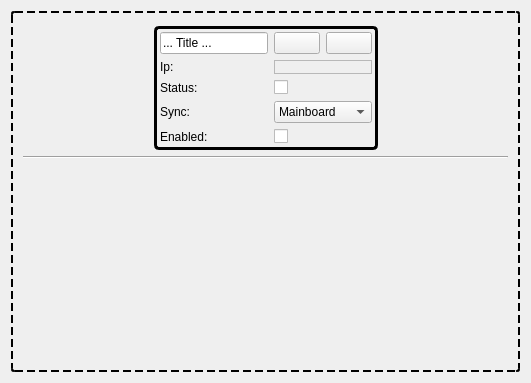
<?xml version="1.0" encoding="UTF-8"?>
<ui version="4.0">
 <class>DeviceSettings</class>
 <widget class="QWidget" name="DeviceSettings">
  <property name="geometry">
   <rect>
    <x>0</x>
    <y>0</y>
    <width>531</width>
    <height>383</height>
   </rect>
  </property>
  <property name="windowTitle">
   <string>Form</string>
  </property>
  <property name="styleSheet">
   <string notr="true">QWidget#widget
{
	border: 3px solid black;
	border-radius: 5;
}

QGroupBox#groupbox
{
	border: 3px solid black;
	border-radius: 5;
}
</string>
  </property>
  <layout class="QGridLayout" name="gridLayout">
   <item row="0" column="0">
    <widget class="QGroupBox" name="groupBox">
     <property name="styleSheet">
      <string notr="true">QGroupBox#groupBox{
	border: 2px dashed black;
	border-radius: 3;
}

</string>
     </property>
     <property name="title">
      <string/>
     </property>
     <property name="alignment">
      <set>Qt::AlignCenter</set>
     </property>
     <property name="flat">
      <bool>false</bool>
     </property>
     <property name="checkable">
      <bool>false</bool>
     </property>
     <layout class="QGridLayout" name="gridLayout_2">
      <item row="0" column="0">
       <spacer name="horizontalSpacer">
        <property name="orientation">
         <enum>Qt::Horizontal</enum>
        </property>
        <property name="sizeHint" stdset="0">
         <size>
          <width>40</width>
          <height>20</height>
         </size>
        </property>
       </spacer>
      </item>
      <item row="0" column="1" colspan="4">
       <widget class="QWidget" name="widget" native="true">
        <property name="styleSheet">
         <string notr="true"/>
        </property>
        <layout class="QVBoxLayout" name="verticalLayout" stretch="0">
         <property name="spacing">
          <number>6</number>
         </property>
         <property name="leftMargin">
          <number>6</number>
         </property>
         <property name="topMargin">
          <number>6</number>
         </property>
         <property name="rightMargin">
          <number>6</number>
         </property>
         <property name="bottomMargin">
          <number>6</number>
         </property>
         <item>
          <layout class="QGridLayout" name="gridLayout_3">
           <item row="0" column="2">
            <widget class="QPushButton" name="pbClose">
             <property name="text">
              <string/>
             </property>
             <property name="icon">
              <iconset resource="../../app/rc.qrc">
               <normaloff>:/images/minus.png</normaloff>:/images/minus.png</iconset>
             </property>
            </widget>
           </item>
           <item row="0" column="0">
            <widget class="QLineEdit" name="leTitle">
             <property name="text">
              <string>... Title ... </string>
             </property>
            </widget>
           </item>
           <item row="3" column="0">
            <widget class="QLabel" name="label_4">
             <property name="text">
              <string>Sync:</string>
             </property>
            </widget>
           </item>
           <item row="2" column="0">
            <widget class="QLabel" name="label">
             <property name="text">
              <string>Status:</string>
             </property>
            </widget>
           </item>
           <item row="4" column="0">
            <widget class="QLabel" name="label_5">
             <property name="text">
              <string>Enabled:</string>
             </property>
            </widget>
           </item>
           <item row="1" column="0">
            <widget class="QLabel" name="label_3">
             <property name="text">
              <string>Ip:</string>
             </property>
            </widget>
           </item>
           <item row="0" column="1">
            <widget class="QPushButton" name="pbAddChannel">
             <property name="text">
              <string/>
             </property>
             <property name="icon">
              <iconset resource="../../app/rc.qrc">
               <normaloff>:/images/ActionsListAdd.png</normaloff>:/images/ActionsListAdd.png</iconset>
             </property>
            </widget>
           </item>
           <item row="1" column="1" colspan="2">
            <widget class="IpAddressControl" name="ipFrame">
             <property name="frameShape">
              <enum>QFrame::StyledPanel</enum>
             </property>
             <property name="frameShadow">
              <enum>QFrame::Raised</enum>
             </property>
            </widget>
           </item>
           <item row="2" column="1" colspan="2">
            <widget class="QCheckBox" name="cbStatus">
             <property name="text">
              <string/>
             </property>
            </widget>
           </item>
           <item row="3" column="1" colspan="2">
            <widget class="QComboBox" name="cbSync">
             <item>
              <property name="text">
               <string>Mainboard</string>
              </property>
             </item>
             <item>
              <property name="text">
               <string>GPS</string>
              </property>
             </item>
             <item>
              <property name="text">
               <string>GPS + delay</string>
              </property>
             </item>
             <item>
              <property name="text">
               <string>none</string>
              </property>
             </item>
            </widget>
           </item>
           <item row="4" column="1" colspan="2">
            <widget class="QCheckBox" name="cbEnabled">
             <property name="text">
              <string/>
             </property>
            </widget>
           </item>
          </layout>
         </item>
        </layout>
       </widget>
      </item>
      <item row="3" column="1" colspan="3">
       <spacer name="verticalSpacer">
        <property name="orientation">
         <enum>Qt::Vertical</enum>
        </property>
        <property name="sizeHint" stdset="0">
         <size>
          <width>20</width>
          <height>40</height>
         </size>
        </property>
       </spacer>
      </item>
      <item row="0" column="5">
       <spacer name="horizontalSpacer_2">
        <property name="orientation">
         <enum>Qt::Horizontal</enum>
        </property>
        <property name="sizeHint" stdset="0">
         <size>
          <width>40</width>
          <height>20</height>
         </size>
        </property>
       </spacer>
      </item>
      <item row="1" column="0" colspan="6">
       <widget class="Line" name="line">
        <property name="orientation">
         <enum>Qt::Horizontal</enum>
        </property>
       </widget>
      </item>
      <item row="2" column="0" colspan="6">
       <layout class="QHBoxLayout" name="channelLayout"/>
      </item>
     </layout>
    </widget>
   </item>
  </layout>
 </widget>
 <customwidgets>
  <customwidget>
   <class>IpAddressControl</class>
   <extends>QFrame</extends>
   <header>Common/IpAddressControl.h</header>
   <container>1</container>
  </customwidget>
 </customwidgets>
 <resources>
  <include location="../../app/rc.qrc"/>
 </resources>
 <connections/>
</ui>
